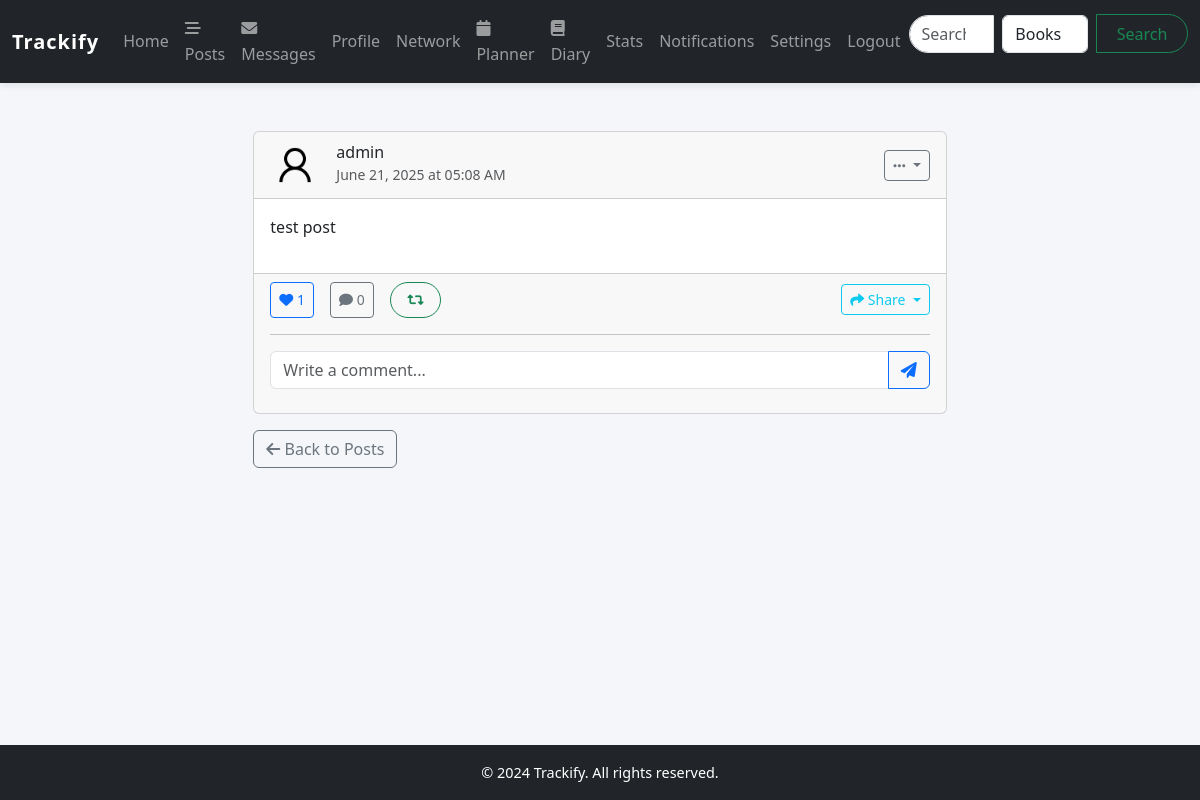
Page /post/1 (signed in) on the committed database.
### models/user_model.py (models this page shows, shortened)
class User(db.Model, UserMixin):
    __tablename__ = 'users'
    user_id = db.Column(db.Integer, primary_key=True)
    username = db.Column(db.String(255), unique=True, nullable=False)
    password_hash = db.Column(db.String(255), nullable=False)
    email = db.Column(db.String(255), unique=True, nullable=False)
    join_date = db.Column(db.DateTime, default=datetime.utcnow)
    profile_picture = db.Column(db.String(256), nullable=True)
    bio = db.Column(db.Text, default=None)
    theme = db.Column(db.String(20), default='light')
    notifications_enabled = db.Column(db.Boolean, default=True)
    email_notifications = db.Column(db.Boolean, default=True)
    reset_token = db.Column(db.String(100), unique=True, nullable=True)
    reset_token_expiry = db.Column(db.DateTime, nullable=True)
    ratings = db.relationship('Rating', backref='user', lazy='dynamic')
    reviews = db.relationship('Review', backref='user', lazy='dynamic')
    custom_lists = db.relationship('CustomList', backref='creator', lazy='dynamic')
    messages_sent = db.relationship('Message', foreign_keys='Message.sender_id', backref='sender', lazy='dynamic')
    messages_received = db.relationship('Message', foreign_keys='Message.recipient_id', backref='recipient', lazy='dynamic')
    user_media = db.relationship('UserMedia', backref='user', lazy='dynamic')
    following = db.relationship(
        'Follow',
        foreign_keys='Follow.follower_id',
        backref=db.backref('follower', lazy='joined'),
        lazy='dynamic',
        cascade='all, delete-orphan'
    )
    followers = db.relationship(
        'Follow',
        foreign_keys='Follow.followed_id',
        backref=db.backref('followed', lazy='joined'),
        lazy='dynamic',
        cascade='all, delete-orphan'
    )

### models/social_model.py (models this page shows, shortened)
class Post(db.Model):
    __tablename__ = 'posts'
    post_id = db.Column(db.Integer, primary_key=True)
    user_id = db.Column(db.Integer, db.ForeignKey('users.user_id'), nullable=False)
    content = db.Column(db.Text, nullable=False)
    media_type = db.Column(db.Enum('cinema', 'music', 'book'), nullable=True)
    media_id = db.Column(db.Integer, nullable=True)  # cinema_id, music_id, or book_id
    created_at = db.Column(db.DateTime, default=datetime.utcnow)
    updated_at = db.Column(db.DateTime, default=datetime.utcnow, onupdate=datetime.utcnow)
    user = db.relationship('User', backref='posts')
    likes = db.relationship('Like', backref='post', lazy='dynamic', foreign_keys='Like.post_id')
    comments = db.relationship('Comment', backref='post', lazy='dynamic', order_by='Comment.created_at.desc()', foreign_keys='Comment.post_id')

### routes/post_routes.py (the view, shortened to what this page needs)
@post_routes.route('/post/<int:post_id>', methods=['GET'])
@login_required
def view_post(post_id):
    post = Post.query.get_or_404(post_id)
    media = None
    post.is_liked_by_current_user = Like.query.filter_by(
        user_id=current_user.user_id,
        post_id=post.post_id
    ).first() is not None
    return render_template('view_post.html', post=post, media=media)

### app.py (called while the page is built)
def create_app():
    app = Flask(__name__)
    app.config.from_object(Config)
    Config.init_app(app)  # Initialize config (create directories)
    db.init_app(app)
    bcrypt.init_app(app)
    Session(app)
    mail.init_app(app)  # Initialize Flask-Mail
    login_manager = LoginManager()
    login_manager.init_app(app)
    login_manager.login_view = 'user_routes.login'
    @login_manager.user_loader
    def load_user(user_id):
        return User.query.get(int(user_id))
    app.register_blueprint(user_routes)
    app.register_blueprint(media_routes)
    app.register_blueprint(main_routes)
    app.register_blueprint(api_routes)
    app.register_blueprint(post_routes)
    app.register_blueprint(message_routes)
    with app.app_context():
        db.create_all()
    error_handler(app)
    return app

### templates/view_post.html (shortened to what this page needs)
{% extends "base.html" %}
{% block content %}
<div class="container mt-4">
    <div class="row justify-content-center">
        <div class="col-md-8">
            <div class="card">
                <div class="card-header d-flex align-items-center">
                    <img src="{{ url_for('static', filename=post.user.profile_picture) }}" alt="Profile picture of {{ post.user.username }}" class="rounded-circle me-3" width="50" height="50">
                    <div class="flex-grow-1">
                        <h6 class="mb-0">{{ post.user.username }}</h6>
                        <small class="text-muted">{{ post.created_at.strftime('%B %d, %Y at %I:%M %p') }}</small>
                    </div>
                    {% if post.user_id == current_user.user_id %}
                    <div class="dropdown">
                        <button class="btn btn-sm btn-outline-secondary dropdown-toggle" type="button" data-bs-toggle="dropdown">
                            <i class="fas fa-ellipsis-h"></i>
                        </button>
                    </div>
                    {% endif %}
                </div>
                <div class="card-body">
                    <p class="post-content">{{ post.content }}</p>
                </div>
                <div class="card-footer">
                    <div class="d-flex justify-content-between align-items-center">
                        <div class="d-flex gap-3">
                            <button class="btn btn-sm btn-outline-primary like-btn"
                                    onclick="toggleLike({{ post.post_id }})"
                                    data-post-id="{{ post.post_id }}">
                                <i class="fas fa-heart"></i>
                                <span class="like-count">{{ post.likes.count() }}</span>
                            </button>
                            <button class="btn btn-sm btn-outline-secondary"
                                    onclick="toggleComments({{ post.post_id }})">
                                <i class="fas fa-comment"></i>
                                <span class="comment-count">{{ post.comments.count() }}</span>
                            </button>
                            <button class="btn btn-sm btn-outline-success"
                                    onclick="repost({{ post.post_id }})">
                                <i class="fas fa-retweet"></i>
                            </button>
                        </div>
                        <div class="dropdown">
                            <button class="btn btn-sm btn-outline-info dropdown-toggle" type="button" data-bs-toggle="dropdown">
                                <i class="fas fa-share"></i> Share
                            </button>
                        </div>
                    </div>
                    <div class="comments-section mt-3" id="comments-{{ post.post_id }}">
                        <hr>
                        <div class="add-comment mb-3">
                            <div class="input-group">
                                <input type="text" class="form-control comment-input"
                                       placeholder="Write a comment..."
                                       data-post-id="{{ post.post_id }}">
                                <button class="btn btn-outline-primary"
                                        onclick="addComment({{ post.post_id }})">
                                    <i class="fas fa-paper-plane"></i>
                                </button>
                            </div>
                        </div>
                    </div>
                </div>
            </div>
            <div class="mt-3">
                <a href="{{ url_for('post_routes.posts') }}" class="btn btn-outline-secondary">
                    <i class="fas fa-arrow-left"></i> Back to Posts
                </a>
            </div>
        </div>
    </div>
</div>
{% endblock %}

### static/style.css (style rules this page uses)
body { font-family: 'Segoe UI', Tahoma, Geneva, Verdana, sans-serif; line-height: 1.6; margin: 0; padding: 0; background-color: #f4f6f9; color: #333; }
a { color: #007bff; text-decoration: none; }
.container { max-width: 1100px; }
.btn-outline-success { border-radius: 20px; padding: 0.4rem 1rem; }

### rows in the picture
User: profile_picture (placeholder picture), user.username "admin"
Post: created_at "June 21, 2025 at 05:08 AM", content "test post"

### other values in the picture
{{ post.likes.count() }} "1"
{{ post.comments.count() }} "0"
